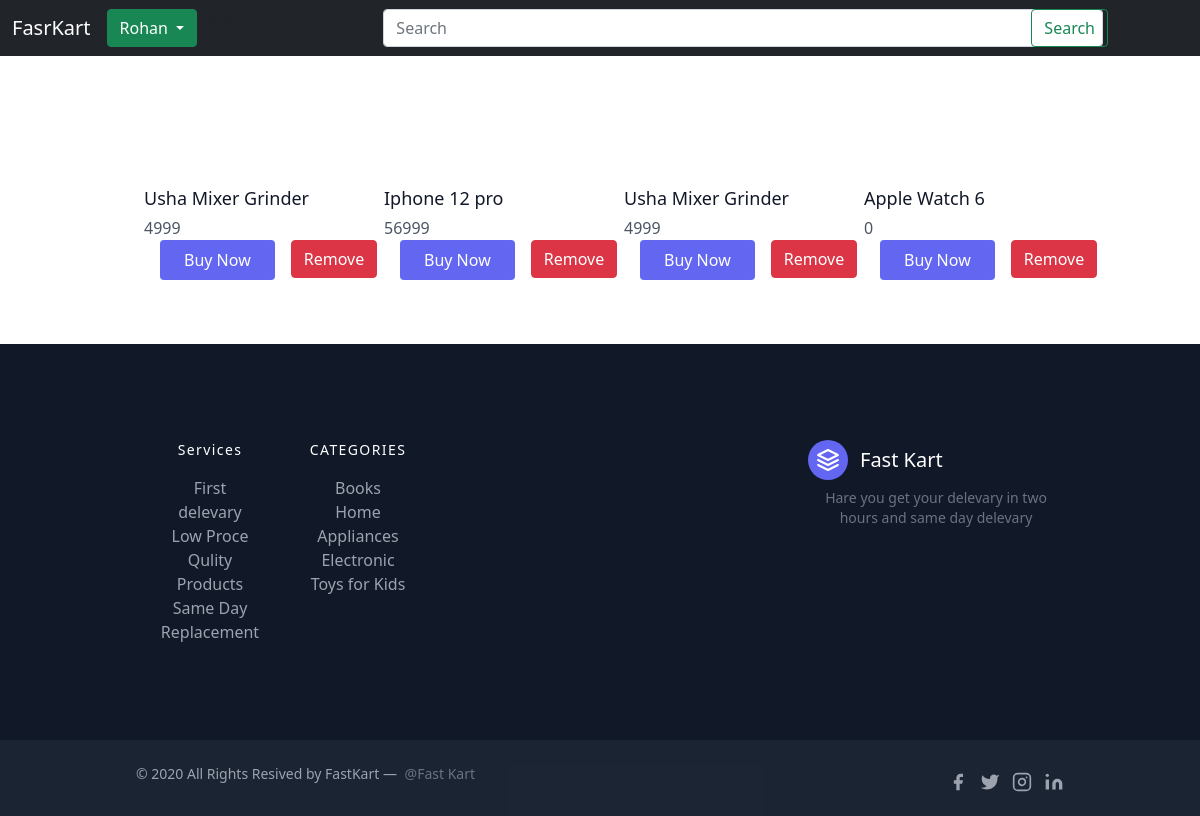
The page /cart/ (signed in) on the database as committed earlier.
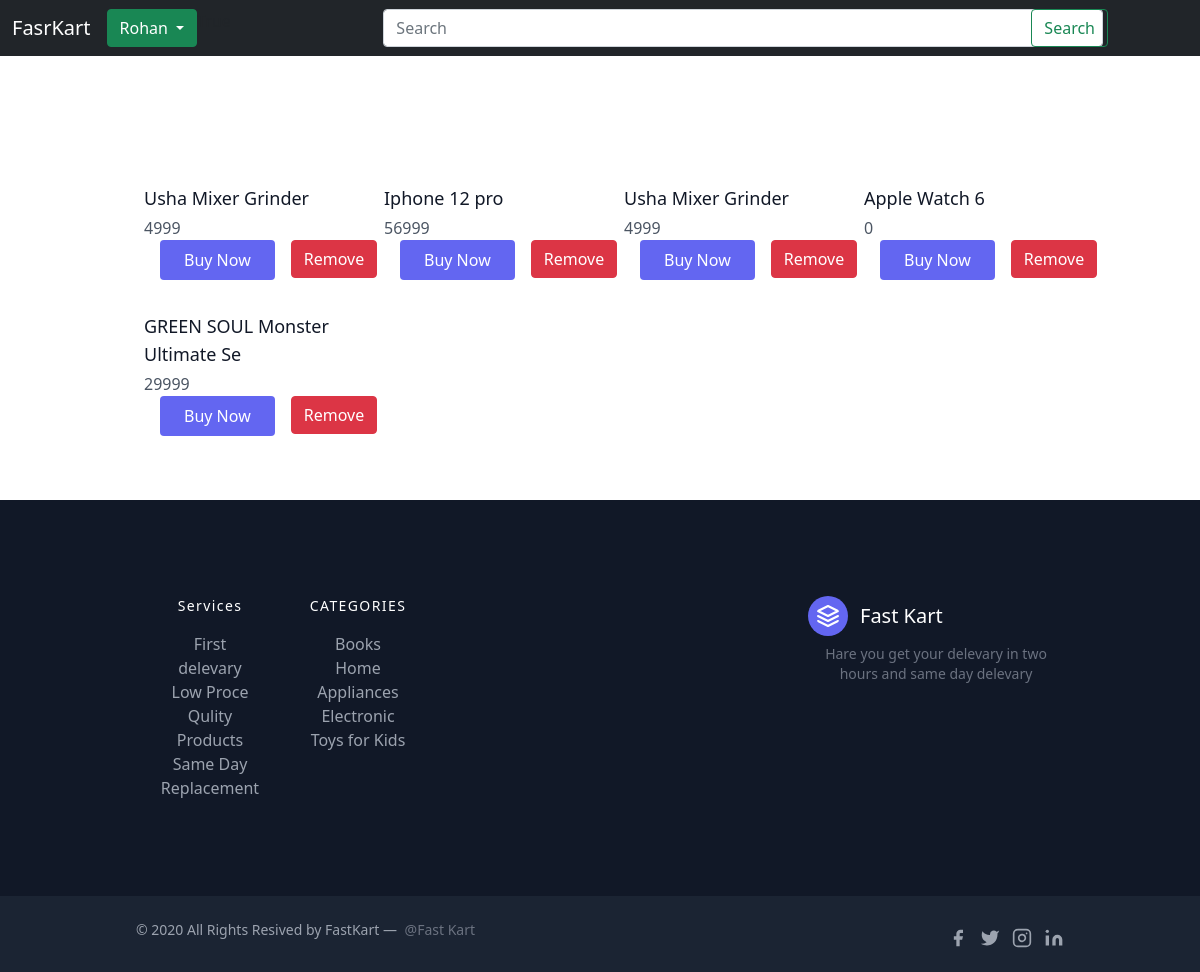
The same page on the database as committed later.
### core/models.py (models this page shows, shortened)
class Cart(models.Model):
    originalId = models.IntegerField(null=False)
    product_name = models.CharField(max_length=30)
    price = models.IntegerField(default='0')
    belongsTo = models.ForeignKey(User, on_delete=models.CASCADE)

### core/views.py (the view)
# urls.py: path('cart/', views.cart, name="cart"),
def cart(request):
    if request.user.is_authenticated:
        cartProd = Cart.objects.filter(belongsTo = request.user)
        params = {"prod": cartProd}
        return render(request, "core/cart.html", params)
    else:
        return render(request, "core/cart.html")

### templates/core/cart.html (shortened to what this page needs)
{% extends 'core/base.html' %}
{% load static %}
{% block css %}
<link rel="stylesheet" href="{% static 'css/search.css' %}"> {% endblock css %}
{% block body %}
<section class="text-gray-600 body-font">
   <div class="container px-5 py-24 mx-auto">
      <div class="flex flex-wrap -m-4">
         {% for prod in prod %}
         <div class="lg:w-1/4 md:w-1/2 p-4 w-full">
            <div class="mt-4">
               <h2 class="text-gray-900 title-font text-lg font-medium">{{prod.product_name}}</h2>
               <p class="mt-1">{{prod.price}}</p>
            </div>
            <div class="prod_oporations" style="display: flex;justify-content: flex-end;position: absolute;">
               <a href="/belling/{{prod.originalId}}">
                  <button
                  class="flex ml-auto text-white bg-indigo-500 border-0 py-2 px-6 focus:outline-none hover:bg-indigo-600 rounded mx-3">Buy
                  Now</button>
              </a>
              <a href="/delectCart/{{prod.originalId}}"><button class="btn btn-danger">Remove</button></a>
            </div>
         </div>
         {% endfor %}
      </div>
   </div>
</section>
{% endblock body %}

Rows that differ between the two databases and show on the page:
added Cart: product_name "GREEN SOUL Monster Ultimate Se", price "29999"
